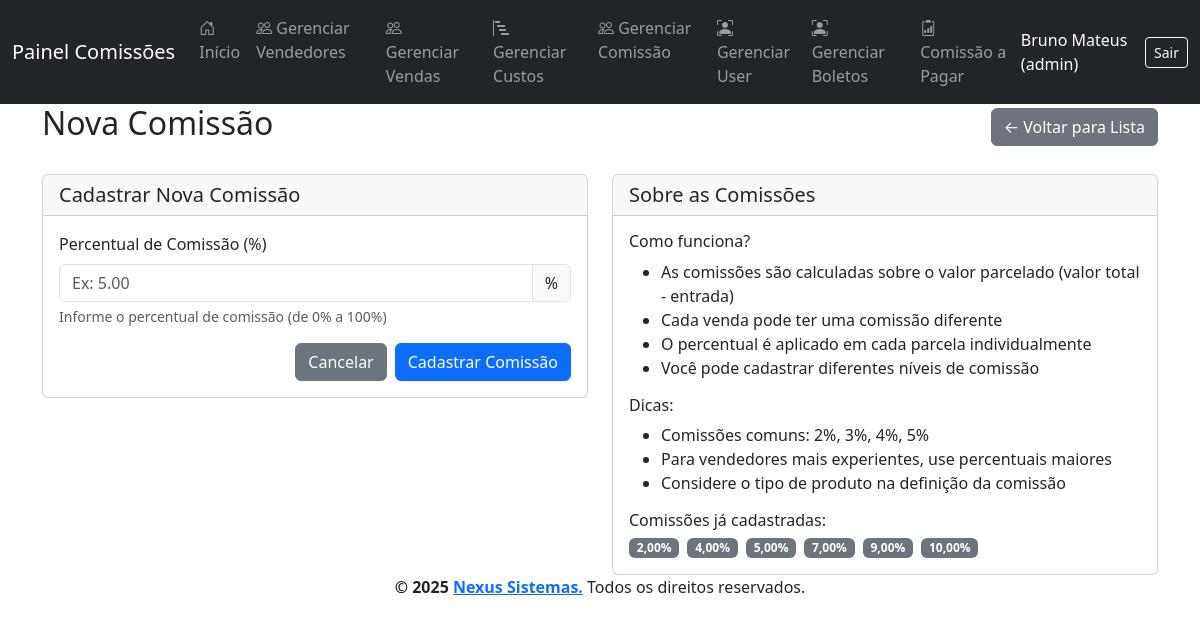
The page /pages/comissao_form.php (signed in) on the database its author committed.
### tables this page shows
CREATE TABLE `comissao` (
  `id_comissao` int(11) NOT NULL,
  `valor` decimal(5,2) NOT NULL
);

### pages/comissao_form.php (the view, shortened to what this page needs)
<?php
require_once '../config/config.php';
$id_comissao = isset($_GET['id']) && is_numeric($_GET['id']) ? (int) $_GET['id'] : null;
$isEdicao = $id_comissao !== null;
$comissao = null;
$vendas_usando = [];
require_once '../views/header.php';
?>
<div class="container">
    <div class="d-flex justify-content-between align-items-center mb-4">
        <h2><?= $isEdicao ? 'Editar Comissão' : 'Nova Comissão' ?></h2>
        <a href="comissao_list.php" class="btn btn-secondary">← Voltar para Lista</a>
    </div>
    <div class="row">
        <div class="col-md-6">
            <div class="card">
                <div class="card-header">
                    <h5 class="mb-0"><?= $isEdicao ? 'Editar Dados da Comissão' : 'Cadastrar Nova Comissão' ?></h5>
                </div>
                <div class="card-body">
                    <form method="post">
                        <div class="mb-3">
                            <label for="valor" class="form-label">Percentual de Comissão (%)</label>
                            <div class="input-group">
                                <input type="number"
                                       class="form-control"
                                       id="valor"
                                       name="valor"
                                       step="0.01"
                                       min="0"
                                       max="100"
                                       required
                                       value="<?= htmlspecialchars($comissao['valor'] ?? $_POST['valor'] ?? '') ?>"
                                       placeholder="Ex: 5.00">
                                <span class="input-group-text">%</span>
                            </div>
                            <div class="form-text">Informe o percentual de comissão (de 0% a 100%)</div>
                        </div>
                        <div class="d-grid gap-2 d-md-flex justify-content-md-end">
                            <a href="comissao_list.php" class="btn btn-secondary">Cancelar</a>
                            <button type="submit" class="btn btn-primary">
                                <?= $isEdicao ? 'Atualizar' : 'Cadastrar' ?> Comissão
                            </button>
                        </div>
                    </form>
                </div>
            </div>
        </div>
        <?php if ($isEdicao): ?>
            <div class="col-md-6">
                <div class="card mb-3">
                    <div class="card-header">
                        <h5 class="mb-0">Informações de Uso</h5>
                    </div>
                    <div class="card-body">
                        <div class="row">
                            <div class="col-6">
                                <h6>Vendas Usando</h6>
                                <h4 class="text-primary"><?= $comissao['total_vendas'] ?></h4>
                            </div>
                            <div class="col-6">
                                <h6>Valor Total</h6>
                                <h4 class="text-success">R$ <?= number_format($comissao['valor_total_vendas'], 2, ',', '.') ?></h4>
                            </div>
                        </div>
                        <hr>
                        <div class="text-center">
                            <h6>Comissão Estimada Total</h6>
                            <h3 class="text-info">R$ <?= number_format(($comissao['valor_total_vendas'] * $comissao['valor']) / 100, 2, ',', '.') ?></h3>
                        </div>
                    </div>
                </div>
                <?php if (count($vendas_usando) > 0): ?>
                    <div class="card">
                        <div class="card-header">
                            <h5 class="mb-0">Últimas Vendas (<?= $comissao['total_vendas'] > 5 ? '5 de ' . $comissao['total_vendas'] : $comissao['total_vendas'] ?>)</h5>
                        </div>
                        <div class="card-body">
                            <div class="table-responsive">
                                <table class="table table-sm">
                                    <thead>
                                        <tr>
                                            <th>ID</th>
                                            <th>Cliente</th>
                                            <th>Data</th>
                                            <th>Valor</th>
                                        </tr>
                                    </thead>
                                    <tbody>
                                        <?php foreach ($vendas_usando as $venda): ?>
                                            <tr>
                                                <td>
                                                    <a href="vendas_view.php?id=<?= $venda['id_venda'] ?>" class="text-decoration-none">
                                                        #<?= $venda['id_venda'] ?>
                                                    </a>
                                                </td>
                                                <td><?= htmlspecialchars($venda['cliente']) ?></td>
                                                <td><?= date('d/m/Y', strtotime($venda['dt_venda'])) ?></td>
                                                <td>R$ <?= number_format($venda['vlr_total'], 2, ',', '.') ?></td>
                                            </tr>
                                        <?php endforeach; ?>
                                    </tbody>
                                </table>
                            </div>
                            <?php if ($comissao['total_vendas'] > 5): ?>
                                <div class="text-center mt-2">
                                    <small class="text-muted">Mostrando apenas as 5 mais recentes</small>
                                </div>
                            <?php endif; ?>
                        </div>
                    </div>
                <?php endif; ?>
            </div>
        <?php else: ?>
            <div class="col-md-6">
                <div class="card">
                    <div class="card-header">
                        <h5 class="mb-0">Sobre as Comissões</h5>
                    </div>
                    <div class="card-body">
                        <h6>Como funciona?</h6>
                        <ul>
                            <li>As comissões são calculadas sobre o valor parcelado (valor total - entrada)</li>
                            <li>Cada venda pode ter uma comissão diferente</li>
                            <li>O percentual é aplicado em cada parcela individualmente</li>
                            <li>Você pode cadastrar diferentes níveis de comissão</li>
                        </ul>
                        <h6 class="mt-3">Dicas:</h6>
                        <ul>
                            <li>Comissões comuns: 2%, 3%, 4%, 5%</li>
                            <li>Para vendedores mais experientes, use percentuais maiores</li>
                            <li>Considere o tipo de produto na definição da comissão</li>
                        </ul>
                        <?php
                        $sqlExistentes = "SELECT valor FROM comissao ORDER BY valor";
                        $stmtExistentes = $pdo->prepare($sqlExistentes);
                        $stmtExistentes->execute();
                        $comissoes_existentes = $stmtExistentes->fetchAll();
                        ?>
                        <?php if (count($comissoes_existentes) > 0): ?>
                            <h6 class="mt-3">Comissões já cadastradas:</h6>
                            <div class="d-flex flex-wrap gap-2">
                                <?php foreach ($comissoes_existentes as $ce): ?>
                                    <span class="badge bg-secondary"><?= number_format($ce['valor'], 2, ',', '.') ?>%</span>
                                <?php endforeach; ?>
                            </div>
                        <?php endif; ?>
                    </div>
                </div>
            </div>
        <?php endif; ?>
    </div>
</div>
<?php require_once '../views/footer.php'; ?>

### rows shown on the page
comissao: valor "2,00"
comissao: valor "4,00"
comissao: valor "5,00"
comissao: valor "7,00"
comissao: valor "9,00"
comissao: valor "10,00"

### other values the page prints
$_SESSION['usuario_nome'] "Bruno Mateus"
$tipo_usuario "admin"
